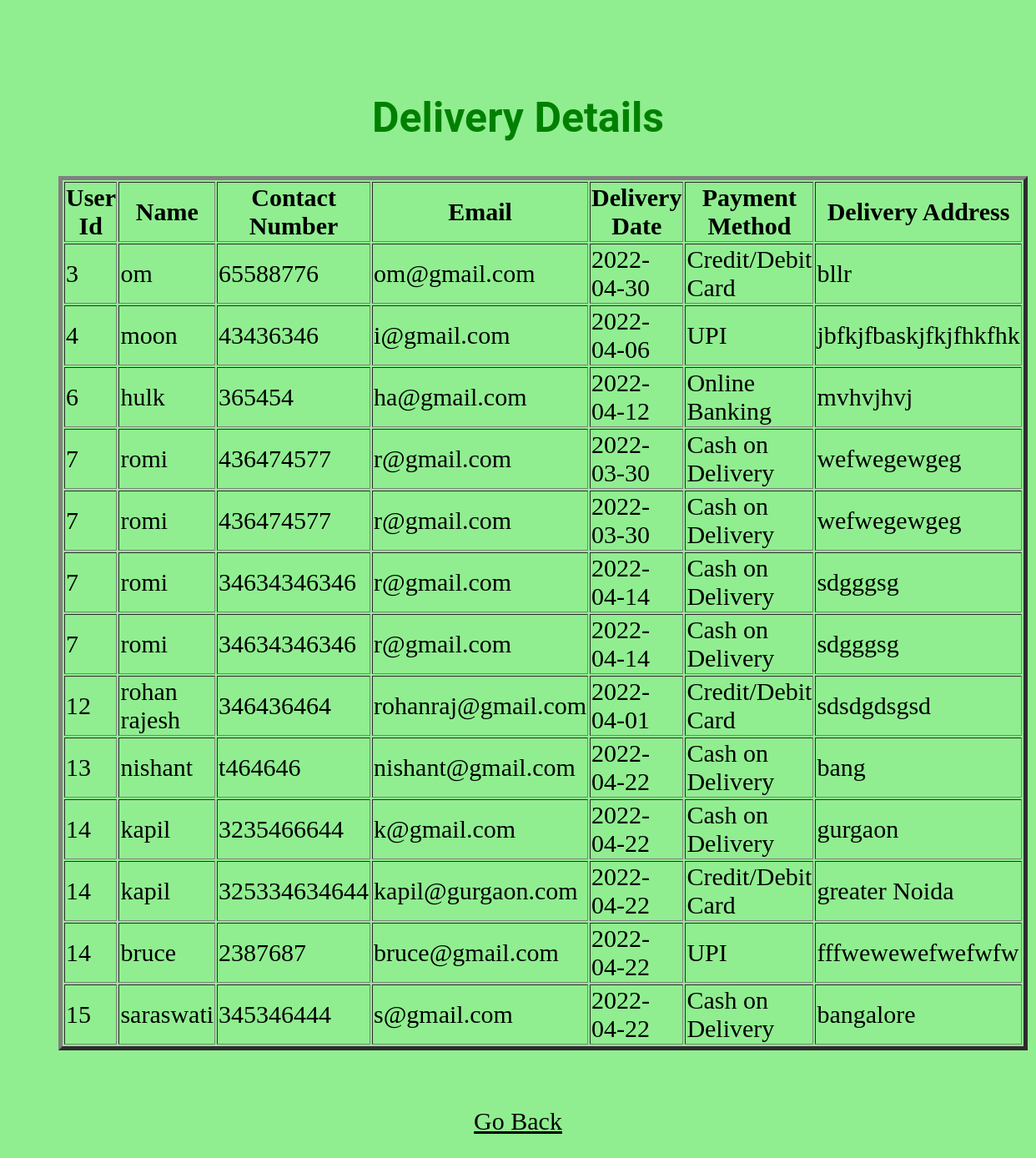
Page /viewdelivery on the committed database.
### tables this page shows
CREATE TABLE deliveryDetails(uid integer, name text, mobile text, ddate text, mail text, method text, address text);

### main.py (the view)
@app.route("/viewdelivery")
def viewdelivery():
    con = sqlite3.connect("projectDB.db")
    con.row_factory = sqlite3.Row  # Converts the records in Dictionary format, it ain't in just object form anymore
    c = con.cursor()
    c.execute("select * from deliveryDetails")
    rows = c.fetchall()
    return render_template("viewdelivery.html", rows=rows)

### templates/viewdelivery.html (shortened to what this page needs)
<!DOCTYPE html>
<html lang="en">
<head>
</head>
<body>
<center>
    <h2>Delivery Details</h2>
    <table border=5>
        <thead>
            <th>User Id</th>
            <th>Name</th>
            <th>Contact Number</th>
            <th>Email</th>
            <th>Delivery Date</th>
            <th>Payment Method</th>
            <th>Delivery Address</th>
        </thead>
        {% for x in rows %}
        <tr>
            <td>{{x["uid"]}}</td>
            <td>{{x["name"]}}</td>
            <td>{{x["mobile"]}}</td>
            <td>{{x["mail"]}}</td>
            <td>{{x["ddate"]}}</td>
            <td>{{x["method"]}}</td>
            <td>{{x["address"]}}</td>
        </tr>
        {% endfor %}
    </table>
    <br><br>
<a href="/adminhome">Go Back</a>
    </center>
</body>
</html>

### templates/viewdelivery.html (style rules this page uses)
h2 { color: green; font-family:roboto; font-size:50px; text-align: center; }
body { padding:20px; margin:50px; background-color:lightgreen; text-align: center; font-size:30px; }
a { color: black; }

### rows in the picture
deliveryDetails: uid "3", name "om", mobile "65588776", mail "om@gmail.com", ddate "2022-04-30", method "Credit/Debit Card", address "bllr"
deliveryDetails: uid "4", name "moon", mobile "43436346", mail "i@gmail.com", ddate "2022-04-06", method "UPI", address "jbfkjfbaskjfkjfhkfhk"
deliveryDetails: uid "6", name "hulk", mobile "365454", mail "ha@gmail.com", ddate "2022-04-12", method "Online Banking", address "mvhvjhvj"
deliveryDetails: uid "7", name "romi", mobile "436474577", mail "r@gmail.com", ddate "2022-03-30", method "Cash on Delivery", address "wefwegewgeg"
deliveryDetails: uid "7", name "romi", mobile "436474577", mail "r@gmail.com", ddate "2022-03-30", method "Cash on Delivery", address "wefwegewgeg"
deliveryDetails: uid "7", name "romi", mobile "34634346346", mail "r@gmail.com", ddate "2022-04-14", method "Cash on Delivery", address "sdgggsg"
deliveryDetails: uid "7", name "romi", mobile "34634346346", mail "r@gmail.com", ddate "2022-04-14", method "Cash on Delivery", address "sdgggsg"
deliveryDetails: uid "12", name "rohan rajesh", mobile "346436464", mail "rohanraj@gmail.com", ddate "2022-04-01", method "Credit/Debit Card", address "sdsdgdsgsd"
deliveryDetails: uid "13", name "nishant", mobile "t464646", mail "nishant@gmail.com", ddate "2022-04-22", method "Cash on Delivery", address "bang"
deliveryDetails: uid "14", name "kapil", mobile "3235466644", mail "k@gmail.com", ddate "2022-04-22", method "Cash on Delivery", address "gurgaon"
deliveryDetails: uid "14", name "kapil", mobile "325334634644", mail "kapil@gurgaon.com", ddate "2022-04-22", method "Credit/Debit Card", address "greater Noida"
deliveryDetails: uid "14", name "bruce", mobile "2387687", mail "bruce@gmail.com", ddate "2022-04-22", method "UPI", address "fffwewewefwefwfw"
deliveryDetails: uid "15", name "saraswati", mobile "345346444", mail "s@gmail.com", ddate "2022-04-22", method "Cash on Delivery", address "bangalore"
